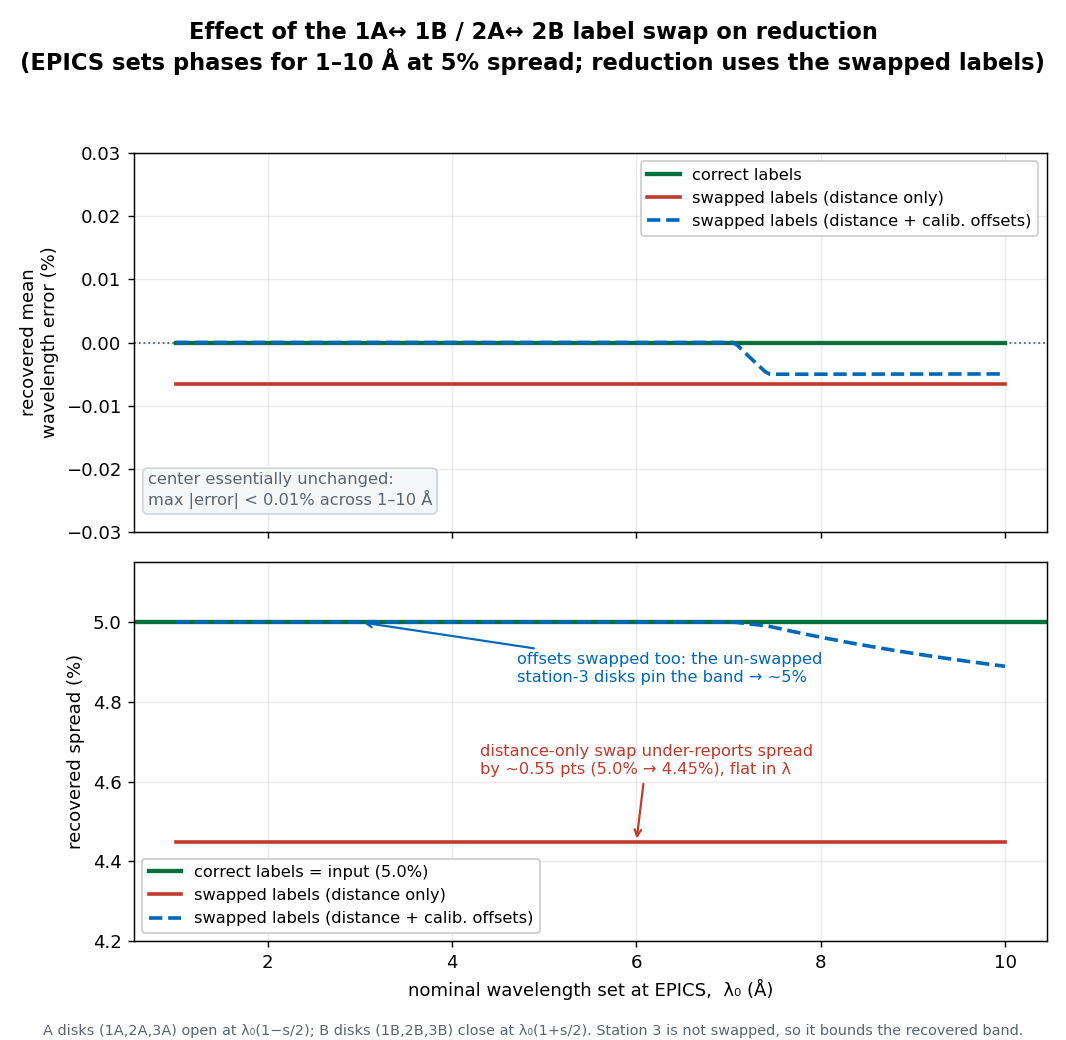

Write the Python code that produced this figure.
#!/usr/bin/env python3
"""
Estimate how the 1A<->1B / 2A<->2B chopper label swap propagates into the
wavelength and spread that the reduction software recovers from the
(correctly set) chopper phases.

Model, faithful to bl6-SkfChopper/hexaSub.c monochromatic mode at 60 Hz:

  * EPICS sets each PHYSICAL disk's phase from its TRUE distance:
      A disks (1A,2A,3A): opening edge aligned to wl1 = lam0*(1 - s/2)
      B disks (1B,2B,3B): closing edge aligned to wl2 = lam0*(1 + s/2)
    A disk's open-window "center" time = TOF(edge) +halfopen (opener)
                                                    -halfopen (closer)

  * Reduction recovers, per disk, the wavelengths at which that disk opens
    and closes, using the distance (and optionally the phase offset) it
    BELIEVES the disk has; the transmitted band is the intersection of the
    six ~4 A-wide windows -> [max opening edge, min closing edge].

  * The label swap = for stations 1 and 2 the reduction pairs each phase with
    its PARTNER disk's distance (and, optionally, its partner's calibration
    offset). Station 3 (3A,3B) is not swapped.

Run:  python3 chopper_label_swap.py   ->  writes chopper_label_swap.png here.
"""
import numpy as np
import matplotlib
matplotlib.use("Agg")
import matplotlib.pyplot as plt
import os

C = 3.9560346          # lam[A] = C * t[us] / L[mm]   (h/m_n)
SPEED = 60.0
FRAME = 1e6 / SPEED

# index: 0=1A 1=2A 2=3A 3=3B 4=1B 5=2B   (EPICS / hexaSub.c / config order)
L_true = np.array([5675.7668, 7775.7668, 9497.8, 9507.8, 5660.1247, 7760.1247])
ANGLE  = np.array([129.605, 179.989, 230.010, 230.007, 129.605, 179.989])
OFFSET = np.array([14954.46, 14805.4, 14726.06, 14565.6, 15072.89, 14834.04])
OPENER = np.array([True, True, True, False, False, False])  # A open, B close
PERM   = np.array([4, 5, 2, 3, 0, 1])   # swap 1A<->1B, 2A<->2B; leave 3A,3B
HALF   = (ANGLE / 2.0) / 360.0 / SPEED * 1e6


def forward_centers(lam0, s):
    wl1, wl2 = lam0 * (1 - s / 2.0), lam0 * (1 + s / 2.0)
    edge = np.where(OPENER, wl1, wl2)
    return edge * L_true / C + np.where(OPENER, HALF, -HALF)


def recover(centers, swap_dist=False, swap_offset=False):
    L_used = L_true[PERM] if swap_dist else L_true
    off_used = OFFSET[PERM] if swap_offset else OFFSET
    c = centers + OFFSET - off_used          # rec center = set_phase - off_used
    lo = (C * (c - HALF) / L_used).max()     # most restrictive lower edge
    hi = (C * (c + HALF) / L_used).min()     # most restrictive upper edge
    center = 0.5 * (lo + hi)
    return center, (hi - lo) / center


def main():
    s_in = 0.05
    lam = np.linspace(1.0, 10.0, 181)
    scen = {"correct":       dict(swap_dist=False, swap_offset=False),
            "swap_dist":     dict(swap_dist=True,  swap_offset=False),
            "swap_dist_off": dict(swap_dist=True,  swap_offset=True)}
    res = {k: {"c": [], "s": []} for k in scen}
    for L in lam:
        ctr = forward_centers(L, s_in)
        for k, kw in scen.items():
            cc, sp = recover(ctr, **kw)
            res[k]["c"].append(cc); res[k]["s"].append(sp)
    for k in res:
        res[k]["c"] = np.array(res[k]["c"]); res[k]["s"] = np.array(res[k]["s"])

    assert np.allclose(res["correct"]["c"], lam, rtol=1e-6)
    assert np.allclose(res["correct"]["s"], s_in, atol=1e-6)

    GREEN, BLUE, RED, GREY = "#00703c", "#0067b9", "#c0392b", "#5b6570"
    fig, (a1, a2) = plt.subplots(2, 1, figsize=(8.2, 8.0), sharex=True)
    fig.suptitle("Effect of the 1A↔ 1B / 2A↔ 2B label swap on reduction\n"
                 "(EPICS sets phases for 1–10 Å at 5% spread; reduction uses the swapped labels)",
                 fontsize=12.5, fontweight="bold")

    a1.axhline(0, color=GREY, lw=1, ls=":")
    a1.plot(lam, (res["correct"]["c"] - lam) / lam * 100, color=GREEN, lw=2.4, label="correct labels")
    a1.plot(lam, (res["swap_dist"]["c"] - lam) / lam * 100, color=RED, lw=2.0, label="swapped labels (distance only)")
    a1.plot(lam, (res["swap_dist_off"]["c"] - lam) / lam * 100, color=BLUE, lw=2.0, ls="--", label="swapped labels (distance + calib. offsets)")
    a1.set_ylabel("recovered mean\nwavelength error (%)")
    a1.set_ylim(-0.03, 0.03); a1.grid(alpha=0.25)
    a1.legend(loc="upper right", fontsize=9, framealpha=0.95)
    a1.text(0.015, 0.06, "center essentially unchanged:\nmax |error| < 0.01% across 1–10 Å",
            transform=a1.transAxes, fontsize=9, va="bottom", color=GREY,
            bbox=dict(boxstyle="round", fc="#f4f6f7", ec="#d3d7dc"))

    a2.axhline(s_in * 100, color=GREEN, lw=2.4, label=f"correct labels = input ({s_in*100:.1f}%)")
    a2.plot(lam, res["swap_dist"]["s"] * 100, color=RED, lw=2.0, label="swapped labels (distance only)")
    a2.plot(lam, res["swap_dist_off"]["s"] * 100, color=BLUE, lw=2.0, ls="--", label="swapped labels (distance + calib. offsets)")
    a2.set_xlabel("nominal wavelength set at EPICS,  λ₀ (Å)")
    a2.set_ylabel("recovered spread (%)")
    a2.set_ylim(4.2, 5.15); a2.grid(alpha=0.25)
    a2.legend(loc="lower left", fontsize=9, framealpha=0.95)
    a2.annotate("distance-only swap under-reports spread\nby ~0.55 pts (5.0% → 4.45%), flat in λ",
                xy=(6, 4.448), xytext=(4.3, 4.62), fontsize=9, color=RED,
                arrowprops=dict(arrowstyle="->", color=RED, lw=1.2))
    a2.annotate("offsets swapped too: the un-swapped\nstation-3 disks pin the band → ~5%",
                xy=(3.0, 5.0), xytext=(4.7, 4.85), fontsize=9, color=BLUE,
                arrowprops=dict(arrowstyle="->", color=BLUE, lw=1.2))

    fig.text(0.5, 0.005, "A disks (1A,2A,3A) open at λ₀(1−s/2); B disks (1B,2B,3B) close at "
             "λ₀(1+s/2). Station 3 is not swapped, so it bounds the recovered band.",
             ha="center", fontsize=8, color=GREY)
    fig.tight_layout(rect=[0, 0.02, 1, 0.95])
    out = os.path.join(os.path.dirname(os.path.abspath(__file__)), "chopper_label_swap.png")
    fig.savefig(out, dpi=130)
    print("wrote", out)
    print(f"\n{'lam0':>5} {'center err% (dist)':>18} {'spread% dist':>13} {'spread% dist+off':>17}")
    for L in [1, 2, 2.5, 4, 6, 8, 10]:
        i = int(np.argmin(np.abs(lam - L)))
        print(f"{lam[i]:5.1f} {(res['swap_dist']['c'][i]-lam[i])/lam[i]*100:18.4f}"
              f"{res['swap_dist']['s'][i]*100:13.3f}{res['swap_dist_off']['s'][i]*100:17.3f}")


if __name__ == "__main__":
    main()
